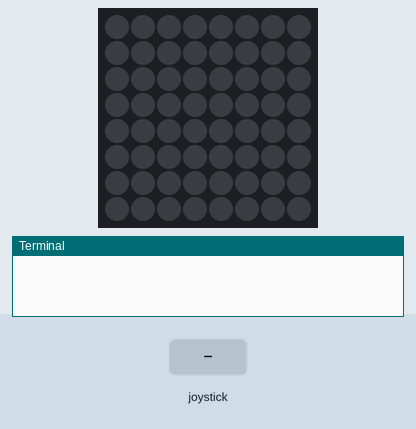
This program was run on a simulated Raspberry Pi (BCM pin numbers) with a Sense HAT. Shown: the Sense HAT's 8×8 RGB LED matrix, the last lines printed to the terminal. Inputs (shaded band) come from the test bench. Dim RGB values are drawn brighter than linear.

Above: at 1.2 s.
1.3 s: joystick pushed up
At 2.1 s:
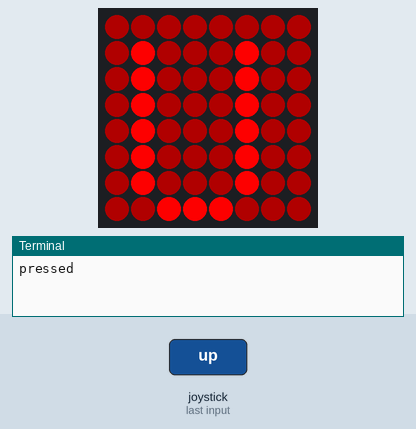
2.8 s: joystick pushed down
At 3.2 s:
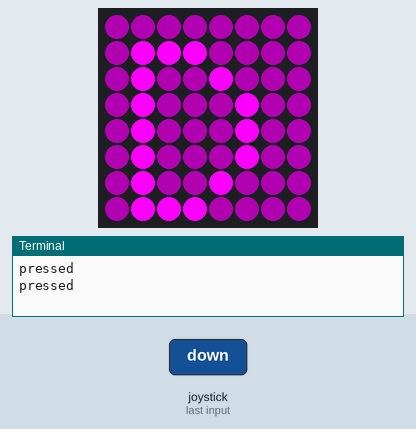
4.3 s: joystick pushed left
At 5.5 s:
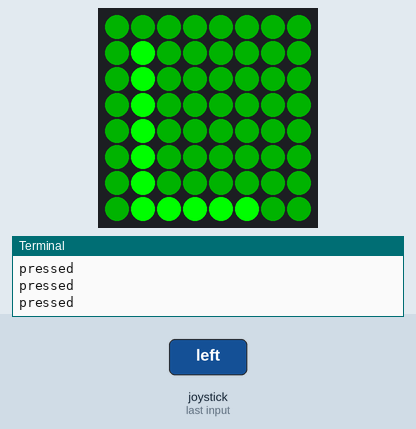
5.8 s: joystick pushed right
At 6.7 s:
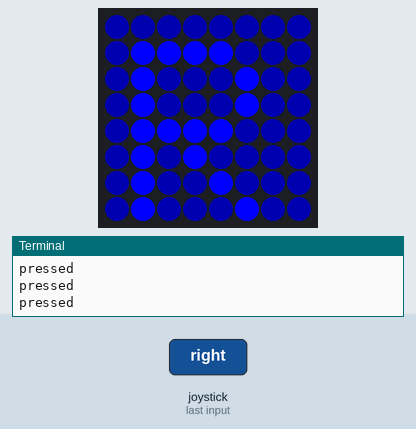
7.3 s: joystick clicked
At 7.9 s:
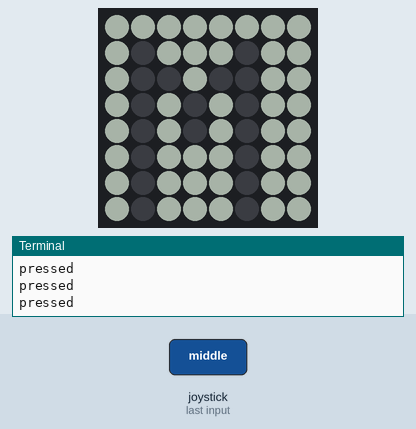
Timing chart, 0 to 9.8 s (numbered marks = the images above; inputs shaded):
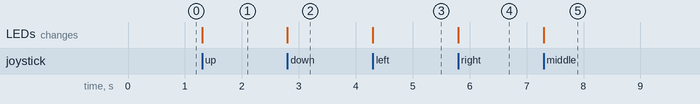

The program:

sh-joystick-letters.py
```python
#!/usr/bin/python

from sense_hat import SenseHat
sense = SenseHat()


while True:
    for event in sense.stick.get_events():
        if event.action == "pressed":
            print(event.action)
            if event.direction == "up":
                sense.show_letter("U", text_colour=(
                    255, 0, 0), back_colour=(60, 0, 0))
            elif event.direction == "down":
                sense.show_letter("D", text_colour=(
                    255, 0, 255), back_colour=(60, 0, 60))
            elif event.direction == "left":
                sense.show_letter("L", text_colour=(
                    0, 255, 0), back_colour=(0, 60, 0))
            elif event.direction == "right":
                sense.show_letter("R", text_colour=(
                    0, 0, 255), back_colour=(0, 0, 60))
            elif event.direction == "middle":
                sense.show_letter("M", text_colour=(
                    0, 0, 0), back_colour=(60, 60, 60))
```

Measured:
- after the input at 1.3 s, the LEDs: change at once (image 1)
- after the input at 2.8 s, the LEDs: change at once (image 2)
- after the input at 4.3 s, the LEDs: change at once (image 3)
- after the input at 5.8 s, the LEDs: change at once (image 4)
- after the input at 7.3 s, the LEDs: change at once (image 5)
